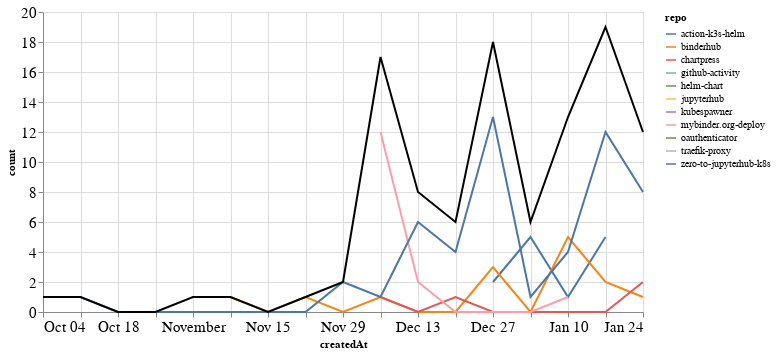

The notebook cell saved with this chart:
### Markdown cell above
### PRs

### Code cell
prs_time = prs.groupby('repo').resample('W', on='createdAt').count()['author'].reset_index()
prs_time = prs_time.rename(columns={'author': 'count'})
prs_time_total = prs_time.groupby('createdAt').agg({"count": "sum"}).reset_index()

ch1 = alt.Chart(prs_time, width=600).mark_line().encode(
    x='createdAt',
    y='count',
    color='repo',
    tooltip="repo"
)

ch2 = alt.Chart(prs_time_total, width=600).mark_line(color="black").encode(
    x='createdAt',
    y='count',
)

ch1 + ch2

### Figure 1 — Vega-Lite specification as saved in the notebook (floating-point values rounded to 4 significant figures)
{"config": {"axisLeft": {"labelFontSize": 15}, "axisBottom": {"labelFontSize": 15}}, "layer": [{"data": {"name": "data-96935f30a1ea090553a710858c0712c4"}, "mark": "line", "encoding": {"color": {"type": "nominal", "field": "repo"}, "tooltip": {"type": "nominal", "field": "repo"}, "x": {"type": "temporal", "field": "createdAt"}, "y": {"type": "quantitative", "field": "count"}}, "width": 600}, {"data": {"name": "data-4f476d1a4580fe24c5c75031ac53bc51"}, "mark": {"type": "line", "color": "black"}, "encoding": {"x": {"type": "temporal", "field": "createdAt"}, "y": {"type": "quantitative", "field": "count"}}, "width": 600}], "$schema": "https://vega.github.io/schema/vega-lite/v4.8.1.json", "datasets": {"data-96935f30a1ea090553a710858c0712c4": [{"repo": "action-k3s-helm", "createdAt": "2020-12-27T00:00:00", "count": 2}, {"repo": "action-k3s-helm", "createdAt": "2021-01-03T00:00:00", "count": 5}, {"repo": "action-k3s-helm", "createdAt": "2021-01-10T00:00:00", "count": 1}, {"repo": "action-k3s-helm", "createdAt": "2021-01-17T00:00:00", "count": 5}, {"repo": "binderhub", "createdAt": "2020-11-01T00:00:00", "count": 1}, {"repo": "binderhub", "createdAt": "2020-11-08T00:00:00", "count": 1}, {"repo": "binderhub", "createdAt": "2020-11-15T00:00:00", "count": 0}, {"repo": "binderhub", "createdAt": "2020-11-22T00:00:00", "count": 1}, {"repo": "binderhub", "createdAt": "2020-11-29T00:00:00", "count": 0}, {"repo": "binderhub", "createdAt": "2020-12-06T00:00:00", "count": 1}, {"repo": "binderhub", "createdAt": "2020-12-13T00:00:00", "count": 0}, {"repo": "binderhub", "createdAt": "2020-12-20T00:00:00", "count": 0}, {"repo": "binderhub", "createdAt": "2020-12-27T00:00:00", "count": 3}, {"repo": "binderhub", "createdAt": "2021-01-03T00:00:00", "count": 0}, {"repo": "binderhub", "createdAt": "2021-01-10T00:00:00", "count": 5}, {"repo": "binderhub", "createdAt": "2021-01-17T00:00:00", "count": 2}, {"repo": "binderhub", "createdAt": "2021-01-24T00:00:00", "count": 1}, {"repo": "chartpress", "createdAt": "2020-12-06T00:00:00", "count": 1}, {"repo": "chartpress", "createdAt": "2020-12-13T00:00:00", "count": 0}, {"repo": "chartpress", "createdAt": "2020-12-20T00:00:00", "count": 1}, {"repo": "chartpress", "createdAt": "2020-12-27T00:00:00", "count": 0}, {"repo": "chartpress", "createdAt": "2021-01-03T00:00:00", "count": 0}, {"repo": "chartpress", "createdAt": "2021-01-10T00:00:00", "count": 0}, {"repo": "chartpress", "createdAt": "2021-01-17T00:00:00", "count": 0}, {"repo": "chartpress", "createdAt": "2021-01-24T00:00:00", "count": 2}, {"repo": "github-activity", "createdAt": "2021-01-10T00:00:00", "count": 1}, {"repo": "helm-chart", "createdAt": "2021-01-24T00:00:00", "count": 1}, {"repo": "jupyterhub", "createdAt": "2021-01-10T00:00:00", "count": 1}, {"repo": "kubespawner", "createdAt": "2020-12-20T00:00:00", "count": 1}, {"repo": "mybinder.org-deploy", "createdAt": "2020-12-06T00:00:00", "count": 12}, {"repo": "mybinder.org-deploy", "createdAt": "2020-12-13T00:00:00", "count": 2}, {"repo": "mybinder.org-deploy", "createdAt": "2020-12-20T00:00:00", "count": 0}, {"repo": "mybinder.org-deploy", "createdAt": "2020-12-27T00:00:00", "count": 0}, {"repo": "mybinder.org-deploy", "createdAt": "2021-01-03T00:00:00", "count": 0}, {"repo": "mybinder.org-deploy", "createdAt": "2021-01-10T00:00:00", "count": 1}, {"repo": "oauthenticator", "createdAt": "2020-12-06T00:00:00", "count": 1}, {"repo": "traefik-proxy", "createdAt": "2020-12-06T00:00:00", "count": 1}, {"repo": "zero-to-jupyterhub-k8s", "createdAt": "2020-10-04T00:00:00", "count": 1}, {"repo": "zero-to-jupyterhub-k8s", "createdAt": "2020-10-11T00:00:00", "count": 1}, {"repo": "zero-to-jupyterhub-k8s", "createdAt": "2020-10-18T00:00:00", "count": 0}, {"repo": "zero-to-jupyterhub-k8s", "createdAt": "2020-10-25T00:00:00", "count": 0}, {"repo": "zero-to-jupyterhub-k8s", "createdAt": "2020-11-01T00:00:00", "count": 0}, {"repo": "zero-to-jupyterhub-k8s", "createdAt": "2020-11-08T00:00:00", "count": 0}, {"repo": "zero-to-jupyterhub-k8s", "createdAt": "2020-11-15T00:00:00", "count": 0}, {"repo": "zero-to-jupyterhub-k8s", "createdAt": "2020-11-22T00:00:00", "count": 0}, {"repo": "zero-to-jupyterhub-k8s", "createdAt": "2020-11-29T00:00:00", "count": 2}, {"repo": "zero-to-jupyterhub-k8s", "createdAt": "2020-12-06T00:00:00", "count": 1}, {"repo": "zero-to-jupyterhub-k8s", "createdAt": "2020-12-13T00:00:00", "count": 6}, {"repo": "zero-to-jupyterhub-k8s", "createdAt": "2020-12-20T00:00:00", "count": 4}, {"repo": "zero-to-jupyterhub-k8s", "createdAt": "2020-12-27T00:00:00", "count": 13}, {"repo": "zero-to-jupyterhub-k8s", "createdAt": "2021-01-03T00:00:00", "count": 1}, {"repo": "zero-to-jupyterhub-k8s", "createdAt": "2021-01-10T00:00:00", "count": 4}, {"repo": "zero-to-jupyterhub-k8s", "createdAt": "2021-01-17T00:00:00", "count": 12}, {"repo": "zero-to-jupyterhub-k8s", "createdAt": "2021-01-24T00:00:00", "count": 8}], "data-4f476d1a4580fe24c5c75031ac53bc51": [{"createdAt": "2020-10-04T00:00:00", "count": 1}, {"createdAt": "2020-10-11T00:00:00", "count": 1}, {"createdAt": "2020-10-18T00:00:00", "count": 0}, {"createdAt": "2020-10-25T00:00:00", "count": 0}, {"createdAt": "2020-11-01T00:00:00", "count": 1}, {"createdAt": "2020-11-08T00:00:00", "count": 1}, {"createdAt": "2020-11-15T00:00:00", "count": 0}, {"createdAt": "2020-11-22T00:00:00", "count": 1}, {"createdAt": "2020-11-29T00:00:00", "count": 2}, {"createdAt": "2020-12-06T00:00:00", "count": 17}, {"createdAt": "2020-12-13T00:00:00", "count": 8}, {"createdAt": "2020-12-20T00:00:00", "count": 6}, {"createdAt": "2020-12-27T00:00:00", "count": 18}, {"createdAt": "2021-01-03T00:00:00", "count": 6}, {"createdAt": "2021-01-10T00:00:00", "count": 13}, {"createdAt": "2021-01-17T00:00:00", "count": 19}, {"createdAt": "2021-01-24T00:00:00", "count": 12}]}}
